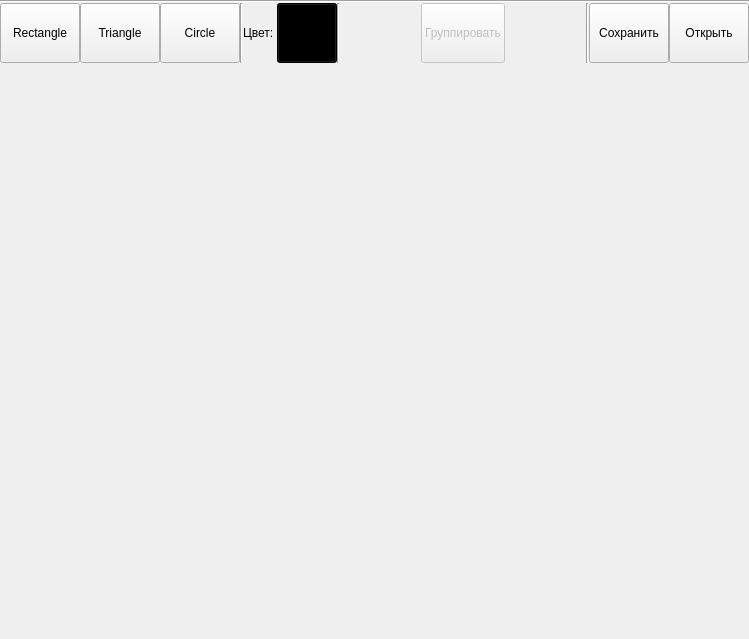
<?xml version="1.0" encoding="UTF-8"?>
<ui version="4.0">
 <class>MainWindow</class>
 <widget class="QMainWindow" name="MainWindow">
  <property name="geometry">
   <rect>
    <x>0</x>
    <y>0</y>
    <width>749</width>
    <height>639</height>
   </rect>
  </property>
  <property name="sizePolicy">
   <sizepolicy hsizetype="Fixed" vsizetype="Fixed">
    <horstretch>0</horstretch>
    <verstretch>0</verstretch>
   </sizepolicy>
  </property>
  <property name="windowTitle">
   <string>MainWindow</string>
  </property>
  <widget class="QWidget" name="centralwidget">
   <layout class="QVBoxLayout" name="verticalLayout_2">
    <property name="spacing">
     <number>0</number>
    </property>
    <property name="leftMargin">
     <number>0</number>
    </property>
    <property name="topMargin">
     <number>0</number>
    </property>
    <property name="rightMargin">
     <number>0</number>
    </property>
    <property name="bottomMargin">
     <number>0</number>
    </property>
    <item>
     <layout class="QVBoxLayout" name="verticalLayout">
      <property name="spacing">
       <number>0</number>
      </property>
      <item>
       <widget class="QWidget" name="widget" native="true">
        <property name="maximumSize">
         <size>
          <width>16777215</width>
          <height>80</height>
         </size>
        </property>
        <layout class="QHBoxLayout" name="horizontalLayout_2">
         <property name="spacing">
          <number>0</number>
         </property>
         <property name="leftMargin">
          <number>0</number>
         </property>
         <property name="topMargin">
          <number>0</number>
         </property>
         <property name="rightMargin">
          <number>0</number>
         </property>
         <property name="bottomMargin">
          <number>0</number>
         </property>
        </layout>
       </widget>
      </item>
      <item>
       <widget class="Line" name="line_2">
        <property name="orientation">
         <enum>Qt::Horizontal</enum>
        </property>
       </widget>
      </item>
      <item>
       <layout class="QHBoxLayout" name="horizontalLayout">
        <property name="spacing">
         <number>0</number>
        </property>
        <item>
         <widget class="QPushButton" name="rectanlebutton">
          <property name="sizePolicy">
           <sizepolicy hsizetype="Minimum" vsizetype="Minimum">
            <horstretch>0</horstretch>
            <verstretch>0</verstretch>
           </sizepolicy>
          </property>
          <property name="text">
           <string>Rectangle</string>
          </property>
         </widget>
        </item>
        <item>
         <widget class="QPushButton" name="trianglebutton">
          <property name="sizePolicy">
           <sizepolicy hsizetype="Minimum" vsizetype="Minimum">
            <horstretch>0</horstretch>
            <verstretch>0</verstretch>
           </sizepolicy>
          </property>
          <property name="text">
           <string>Triangle</string>
          </property>
         </widget>
        </item>
        <item>
         <widget class="QPushButton" name="circlebutton">
          <property name="sizePolicy">
           <sizepolicy hsizetype="Minimum" vsizetype="Minimum">
            <horstretch>0</horstretch>
            <verstretch>0</verstretch>
           </sizepolicy>
          </property>
          <property name="text">
           <string>Circle</string>
          </property>
         </widget>
        </item>
        <item>
         <widget class="Line" name="line_4">
          <property name="orientation">
           <enum>Qt::Vertical</enum>
          </property>
         </widget>
        </item>
        <item>
         <widget class="QLabel" name="label">
          <property name="sizePolicy">
           <sizepolicy hsizetype="Maximum" vsizetype="Preferred">
            <horstretch>0</horstretch>
            <verstretch>0</verstretch>
           </sizepolicy>
          </property>
          <property name="text">
           <string>Цвет: </string>
          </property>
         </widget>
        </item>
        <item>
         <widget class="QPushButton" name="colorButton">
          <property name="sizePolicy">
           <sizepolicy hsizetype="Fixed" vsizetype="Fixed">
            <horstretch>0</horstretch>
            <verstretch>0</verstretch>
           </sizepolicy>
          </property>
          <property name="minimumSize">
           <size>
            <width>60</width>
            <height>60</height>
           </size>
          </property>
          <property name="styleSheet">
           <string notr="true">background: rgb(0, 0, 0)</string>
          </property>
          <property name="text">
           <string/>
          </property>
         </widget>
        </item>
        <item>
         <widget class="Line" name="line">
          <property name="orientation">
           <enum>Qt::Vertical</enum>
          </property>
         </widget>
        </item>
        <item>
         <spacer name="horizontalSpacer">
          <property name="orientation">
           <enum>Qt::Horizontal</enum>
          </property>
          <property name="sizeHint" stdset="0">
           <size>
            <width>40</width>
            <height>20</height>
           </size>
          </property>
         </spacer>
        </item>
        <item>
         <widget class="QPushButton" name="groupButton">
          <property name="enabled">
           <bool>false</bool>
          </property>
          <property name="sizePolicy">
           <sizepolicy hsizetype="Minimum" vsizetype="Minimum">
            <horstretch>0</horstretch>
            <verstretch>0</verstretch>
           </sizepolicy>
          </property>
          <property name="text">
           <string>Группировать</string>
          </property>
         </widget>
        </item>
        <item>
         <spacer name="horizontalSpacer_2">
          <property name="orientation">
           <enum>Qt::Horizontal</enum>
          </property>
          <property name="sizeHint" stdset="0">
           <size>
            <width>40</width>
            <height>20</height>
           </size>
          </property>
         </spacer>
        </item>
        <item>
         <widget class="Line" name="line_3">
          <property name="orientation">
           <enum>Qt::Vertical</enum>
          </property>
         </widget>
        </item>
        <item>
         <widget class="QPushButton" name="saveButton">
          <property name="sizePolicy">
           <sizepolicy hsizetype="Minimum" vsizetype="Minimum">
            <horstretch>0</horstretch>
            <verstretch>0</verstretch>
           </sizepolicy>
          </property>
          <property name="text">
           <string>Сохранить</string>
          </property>
         </widget>
        </item>
        <item>
         <widget class="QPushButton" name="loadButton">
          <property name="sizePolicy">
           <sizepolicy hsizetype="Minimum" vsizetype="Minimum">
            <horstretch>0</horstretch>
            <verstretch>0</verstretch>
           </sizepolicy>
          </property>
          <property name="text">
           <string>Открыть</string>
          </property>
         </widget>
        </item>
       </layout>
      </item>
      <item>
       <spacer name="verticalSpacer">
        <property name="orientation">
         <enum>Qt::Vertical</enum>
        </property>
        <property name="sizeHint" stdset="0">
         <size>
          <width>20</width>
          <height>40</height>
         </size>
        </property>
       </spacer>
      </item>
     </layout>
    </item>
   </layout>
  </widget>
 </widget>
 <resources/>
 <connections/>
</ui>
